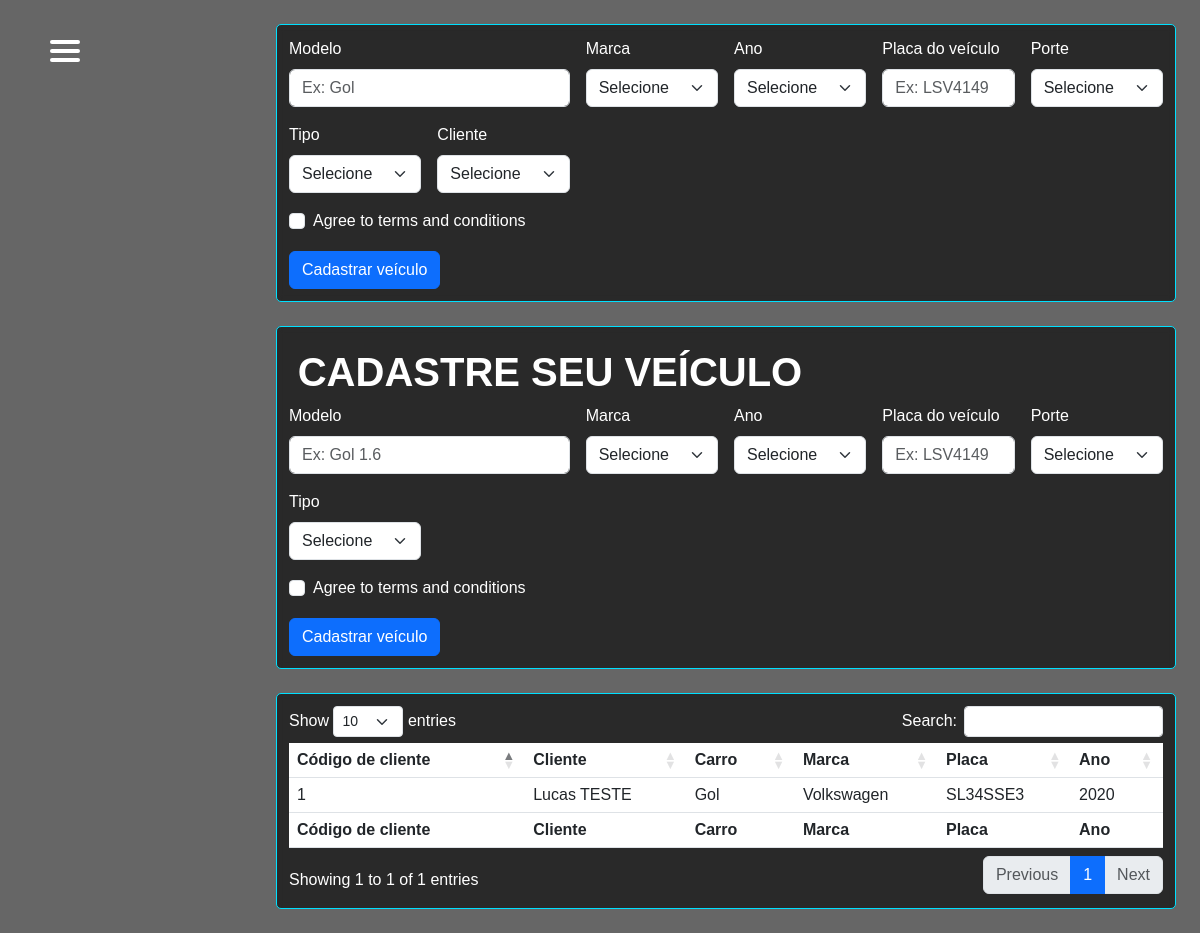
/view/config.php (signed in), run on the app's committed database.
### tables this page shows
CREATE TABLE carros(
id_car int NOT NULL PRIMARY KEY AUTO_INCREMENT,
id_user int,
modelo varchar (200),
marca varchar (100),
ano year,
tipo varchar(100),
porte varchar(100),
placa varchar(100),
CONSTRAINT fkcar FOREIGN KEY (id_user)
REFERENCES usuarios (id_user));

CREATE TABLE usuarios(
id_user int NOT NULL PRIMARY KEY AUTO_INCREMENT,
cpf varchar(15),
data_nasc date,
idade int,
username varchar(100),
email varchar(150),
pass_key varchar(200),
cellphone varchar(15),
telephone varchar(15),
address varchar(200),
number_home int (10),
complement varchar(200),
district varchar(100),
city varchar(100),
state varchar(2),
zip varchar(10), 
data_reg datetime,
sts int);

### view/config.php (the view, shortened to what this page needs)
<?php
    require_once '../config/conexao.php';
    require_once 'header.php';
if( $_SESSION['permissao'] == 1){
?>
    <div class="container-detail">
    <form class="row g-3 needs-validation" action="../config/cadastro_veiculo.php" method="POST" novalidate>
  <div class="col-md-4">
    <label for="model" class="form-label">Modelo</label>
    <input type="text" class="form-control" id="model" name="model" placeholder="Ex: Gol" required>
  </div>
  <div class="col-md-2">
    <label for="mark" class="form-label">Marca</label>
    <select class="form-select" id="mark" name="mark" required>
      <option selected disabled value="">Selecione</option>
    </select>
  </div>
  <div class="col-md-2">
    <label for="year" class="form-label">Ano</label>
    <div class="input-group has-validation">
    <select class="form-select" id="year" name="year" required>
      <option selected disabled value="">Selecione</option>
    </select>
    </div>
  </div>
  <div class="col-md-2">
    <label for="plate" class="form-label">Placa do veículo</label>
    <input type="text" class="form-control" id="plate" name="plate" placeholder="Ex: LSV4149" required>
  </div>
  <div class="col-md-2">
    <label for="porte" class="form-label">Porte</label>
    <select class="form-select" id="porte" name="porte" required>
      <option selected disabled value="">Selecione</option>
    </select>
  </div>
  <div class="col-md-2">
    <label for="type" class="form-label">Tipo</label>
    <select class="form-select" id="type" name="type" required>
      <option selected disabled value="">Selecione</option>
    </select>
  </div>
  <div class="col-md-2">
    <label for="cliente" class="form-label">Cliente</label>
    <select class="form-select" id="cliente" name="cliente" required>
      <option selected disabled value="">Selecione</option>
    </select>
  </div>
  <div class="col-12">
    <div class="form-check">
      <input class="form-check-input" type="checkbox" value="" id="invalidCheck" required>
      <label class="form-check-label" for="invalidCheck">
        Agree to terms and conditions
      </label>
    </div>
    </div>
    <div class="col-12">
        <button class="btn btn-primary" type="submit">Cadastrar veículo</button>
    </div>
</form>
</div>
<?php
}
?>
<div class="container-detail">
<h1 class='title'>CADASTRE SEU VEÍCULO</h1>
    <form class="row g-3 needs-validation" action="../config/cadastro_veiculo.php" method="POST" novalidate>
  <div class="col-md-4">
    <label for="model" class="form-label">Modelo</label>
    <input type="text" class="form-control" id="model" name="model" placeholder="Ex: Gol 1.6" required>
  </div>
  <div class="col-md-2">
    <label for="mark" class="form-label">Marca</label>
    <select class="form-select" id="mark" name="mark" required>
      <option selected disabled value="">Selecione</option>
    </select>
  </div>
  <div class="col-md-2">
    <label for="year" class="form-label">Ano</label>
    <div class="input-group has-validation">
    <select class="form-select" id="year" name="year" required>
      <option selected disabled value="">Selecione</option>
    </select>
    </div>
  </div>
  <div class="col-md-2">
    <label for="plate" class="form-label">Placa do veículo</label>
    <input type="text" class="form-control" id="plate" name="plate" placeholder="Ex: LSV4149" required>
  </div>
  <div class="col-md-2">
    <label for="porte" class="form-label">Porte</label>
    <select class="form-select" id="porte" name="porte" required>
      <option selected disabled value="">Selecione</option>
    </select>
  </div>
  <div class="col-md-2">
    <label for="type" class="form-label">Tipo</label>
    <select class="form-select" id="type" name="type" required>
      <option selected disabled value="">Selecione</option>
    </select>
  </div>
  <div class="col-12">
    <div class="form-check">
      <input class="form-check-input" type="checkbox" value="" id="invalidCheck" required>
      <label class="form-check-label" for="invalidCheck">
        Agree to terms and conditions
      </label>
    </div>
    </div>
    <div class="col-12">
        <button class="btn btn-primary" type="submit">Cadastrar veículo</button>
    </div>
</form>
</div>
<?php
if($_SESSION['permissao'] == 1){
?>
<div class="container-detail-table" style="background: rgba(0, 0, 0, 0.6)">
<table id="example" class="table" style="width:100%; color: white;">
        <thead>
            <tr>
                <th>Código de cliente</th>
                <th>Cliente</th>
                <th>Carro</th>
                <th>Marca</th>
                <th>Placa</th>
                <th>Ano</th>
            </tr>
        </thead>
        <tbody>
            <?php
            $sqlCadastros = "SELECT u.id_user AS id, u.username AS nome, c.modelo AS modelo,
            c.marca AS marca, c.placa AS placa, c.ano AS ano FROM usuarios AS u
            INNER JOIN carros AS c ON (u.id_user = c.id_user);";
            $resultC = mysqli_query($conn, $sqlCadastros);
            while ($preencher = mysqli_fetch_array($resultC)) {
            ?>
            <tr>
                <td><?php echo $preencher['id'];?></td>
                <td><?php echo $preencher['nome'];?></td>
                <td><?php echo $preencher['modelo'];?></td>
                <td><?php echo $preencher['marca'];?></td>
                <td><?php echo $preencher['placa'];?></td>
                <td><?php echo $preencher['ano'];?></td>
            </tr>
            <?php
            }
            ?>
        </tbody>
        <tfoot>
            <tr>
                <th>Código de cliente</th>
                <th>Cliente</th>
                <th>Carro</th>
                <th>Marca</th>
                <th>Placa</th>
                <th>Ano</th>
            </tr>
        </tfoot>
    </table>
</div>
</body>
</html>
<?php
}
?>

### assets/css/index.css (style rules this page uses)
* { margin: 0; padding: 0; box-sizing: border-box; }
body { background: linear-gradient(rgba(0, 0, 0, 0.6), rgba(0, 0, 0, 0.6)), url(/assets/images/lindo-carro-no-servico-de-lavagem.jpg); background-size: cover; font-family: "Avenir Next", "Avenir", sans-serif; }
.title { font-weight: bold; margin: 1%; }
.container-detail { display: flex; flex-wrap: wrap; background-color: #8b8b8b; width: 75%; height: auto; padding: 1%; margin: 2% 0 1% 23%; background-color: transparent; border: #00E0FF 1px solid; border-radius: 5px; background-color: rgba(0, 0, 0, 0.6); color: #FFFF; backdrop-filter: blur(0.2rem); }
.container-detail-table { background-color: #8b8b8b; width: 75%; height: auto; padding: 1%; margin: 2% 0 2% 23%; background-color: transparent; border: #00E0FF 1px solid; border-radius: 5px; background-color: rgba(0, 0, 0, 0.6); color: #FFFF; backdrop-filter: blur(0.2rem); }

### data on the page
carros: id_user.id_user "1", id_user.username "Lucas TESTE", modelo "Gol", marca "Volkswagen", placa "SL34SSE3", ano "2020"
